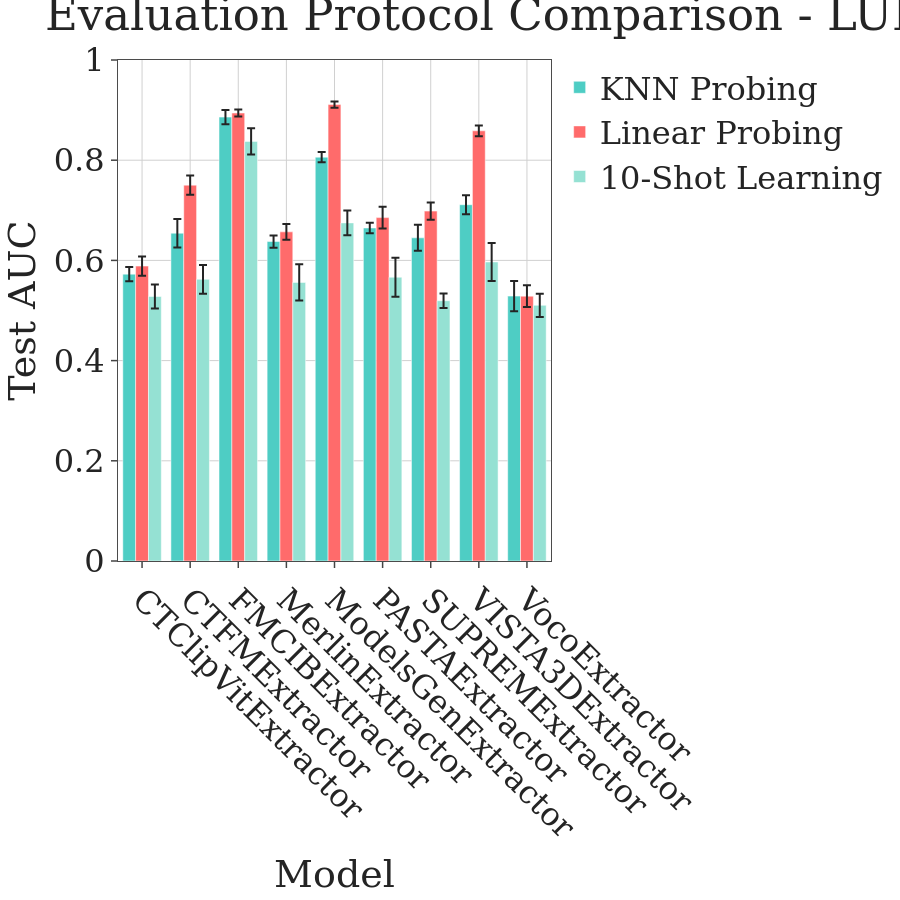

Source (notebook cell):
### Markdown cell above
## Comparison: KNN vs Linear Probing vs Few-Shot

### Code cell
# Create comparison visualization
model_names = list(linear_probing_results.keys())

knn_means = [test_accuracies_dict[m]['mean'] for m in model_names]
linear_means = [linear_probing_results[m]['mean'] for m in model_names]
few_shot_10_means = [few_shot_results[10][m]['mean'] for m in model_names]

knn_errors = [test_accuracies_dict[m]['ci95'][1] - test_accuracies_dict[m]['mean'] for m in model_names]
linear_errors = [linear_probing_results[m]['ci95'][1] - linear_probing_results[m]['mean'] for m in model_names]
few_shot_errors = [few_shot_results[10][m]['ci95'][1] - few_shot_results[10][m]['mean'] for m in model_names]

# Create grouped bar chart
fig = go.Figure()

fig.add_trace(go.Bar(
    x=model_names,
    y=knn_means,
    error_y=dict(type='data', array=knn_errors),
    name='KNN Probing',
    marker_color='#4ECDC4'
))

fig.add_trace(go.Bar(
    x=model_names,
    y=linear_means,
    error_y=dict(type='data', array=linear_errors),
    name='Linear Probing',
    marker_color='#FF6B6B'
))

fig.add_trace(go.Bar(
    x=model_names,
    y=few_shot_10_means,
    error_y=dict(type='data', array=few_shot_errors),
    name='10-Shot Learning',
    marker_color='#95E1D3'
))

apply_r_style(fig, font_size=32)
fig.update_layout(
    title='Evaluation Protocol Comparison - LUNA Dataset',
    xaxis_title='Model',
    yaxis_title='Test AUC',
    barmode='group',
    height=FIG_SIZE,
    width=FIG_SIZE,
    template='simple_white',
    xaxis_tickangle=45
)
fig.update_yaxes(range=[0, 1.0])

fig.write_image(PLOTS_DIR / f"luna_evaluation_protocols.png")

fig.show()

# Print correlation analysis
print(f"Correlation KNN vs Linear Probing: {np.corrcoef(knn_means, linear_means)[0, 1]:.4f}")
print(f"Correlation KNN vs 10-Shot: {np.corrcoef(knn_means, few_shot_10_means)[0, 1]:.4f}")
print(f"\nInterpretation:")
print(f"  High KNN-Linear correlation (>0.8): Consistent feature quality assessment")
print(f"  10-Shot vs KNN: Difference shows data-efficiency gains with simple learning")

### Figure 1 — Plotly figure (JSON) as saved in the notebook; plotly's stock layout.template omitted (floating-point values rounded to 4 significant figures)
{"data": [{"error_y": {"array": [0.01442, 0.02846, 0.01443, 0.0123, 0.01037, 0.01042, 0.02597, 0.0189, 0.03011], "type": "data"}, "marker": {"color": "#4ECDC4"}, "name": "KNN Probing", "type": "bar", "x": ["CTClipVitExtractor", "CTFMExtractor", "FMCIBExtractor", "MerlinExtractor", "ModelsGenExtractor", "PASTAExtractor", "SUPREMExtractor", "VISTA3DExtractor", "VocoExtractor"], "y": [0.5726, 0.6543, 0.886, 0.6376, 0.8061, 0.6647, 0.645, 0.7111, 0.5287]}, {"error_y": {"array": [0.01916, 0.01915, 0.006955, 0.01582, 0.006356, 0.02152, 0.01735, 0.01066, 0.02152], "type": "data"}, "marker": {"color": "#FF6B6B"}, "name": "Linear Probing", "type": "bar", "x": ["CTClipVitExtractor", "CTFMExtractor", "FMCIBExtractor", "MerlinExtractor", "ModelsGenExtractor", "PASTAExtractor", "SUPREMExtractor", "VISTA3DExtractor", "VocoExtractor"], "y": [0.5887, 0.7502, 0.8941, 0.657, 0.9111, 0.6854, 0.6984, 0.8587, 0.5287]}, {"error_y": {"array": [0.02412, 0.0286, 0.02638, 0.03618, 0.02462, 0.03886, 0.01453, 0.03781, 0.02314], "type": "data"}, "marker": {"color": "#95E1D3"}, "name": "10-Shot Learning", "type": "bar", "x": ["CTClipVitExtractor", "CTFMExtractor", "FMCIBExtractor", "MerlinExtractor", "ModelsGenExtractor", "PASTAExtractor", "SUPREMExtractor", "VISTA3DExtractor", "VocoExtractor"], "y": [0.528, 0.5623, 0.8375, 0.5561, 0.6749, 0.5664, 0.5195, 0.5969, 0.5102]}], "layout": {"barmode": "group", "font": {"family": "DejaVu Serif", "size": 32}, "height": 900, "margin": {"b": 60, "l": 60, "r": 40, "t": 60}, "paper_bgcolor": "white", "plot_bgcolor": "white", "title": {"text": "Evaluation Protocol Comparison - LUNA Dataset"}, "width": 900, "xaxis": {"gridcolor": "#D0D0D0", "linecolor": "#4B4B4B", "mirror": true, "showgrid": true, "tickangle": 45, "ticklen": 6, "ticks": "outside", "tickwidth": 1.5, "title": {"text": "Model"}, "zeroline": false}, "yaxis": {"gridcolor": "#D0D0D0", "linecolor": "#4B4B4B", "mirror": true, "range": [0, 1], "showgrid": true, "ticklen": 6, "ticks": "outside", "tickwidth": 1.5, "title": {"text": "Test AUC"}, "zeroline": false}}}
